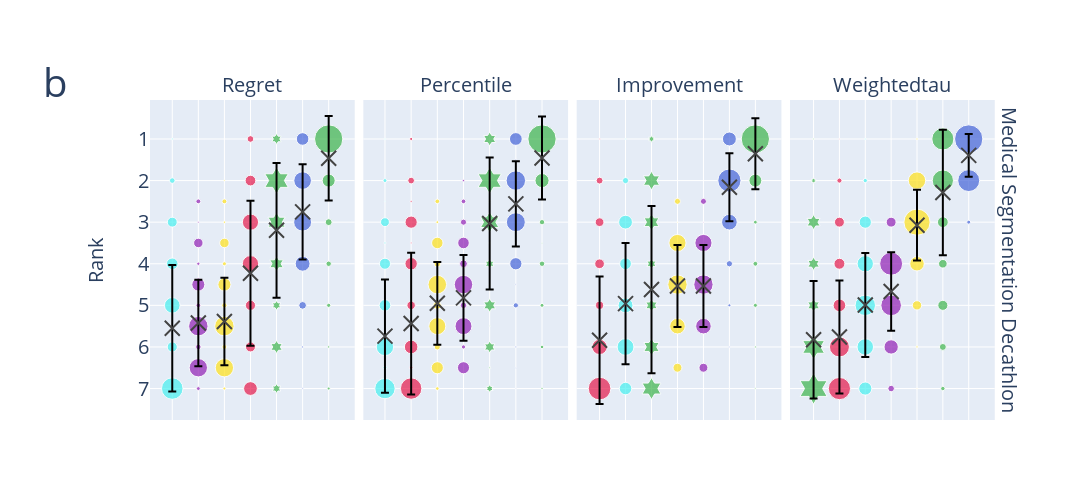

Notebook code cell kept with this figure:
### Code cell
from plotly.subplots import make_subplots

# we use the meta metrics explained in the paper (except for gain, as it is a less granular version of improve)
_meta_metrics = ['regret', 'rank', 'delta', 'weightedtau']
# map the internal names to the ones of the paper
mm_display_map = {'regret': 'Regret', 'rank': 'Percentile', 'delta': 'Improvement', 'weightedtau': 'Weightedtau'}
_inverted = True
_tripled = True
express_figs = []
statistics_collector = []
for meta_metric in _meta_metrics:
    fig, stats = get_bubble_ranking_plot(distances=all_distances, meta_metric=meta_metric, inverted=_inverted)
    express_figs.append(fig)
    statistics_collector.append(stats)
fig = make_subplots(rows=1, cols=4, shared_xaxes=False, shared_yaxes=True, vertical_spacing=0.01,
                    horizontal_spacing=0.01,
                    column_titles=[mm_display_map[m] for m in _meta_metrics],
                    row_titles=['Medical Segmentation Decathlon'],
                    y_title='Rank')
for fig_idx, sub_fig in enumerate(express_figs):
    row = 1 + fig_idx // 4
    col = 1 + fig_idx % 4
    for trace in sub_fig.data:
        fig.add_trace(trace, row=row, col=col)
fig.update_layout(template='plotly', height=500, width=1200, font_size=20, legend_title='Task selector')
fig.for_each_yaxis(
    lambda a: a.update(tickvals=list(range(1, len(all_distances) + 1)), autorange='reversed' if _inverted else True))
fig.for_each_trace(lambda trace: trace.update(showlegend=trace.yaxis == 'y' and trace.name in plot_order))
fig.for_each_trace(
    lambda trace: trace.update(legendrank=1000 + plot_order.index(trace.name)) if trace.showlegend else 1000)
fig.for_each_xaxis(lambda a: a.update(showticklabels=False))
fig.for_each_annotation(lambda a: a.update(font_size=20))
fig.update_layout(showlegend=False)
fig.layout.legend.x = 1.08
fig.update_layout(margin={'l': 150})
fig.add_annotation(
    showarrow=False,
    xanchor='center',
    xref='paper', yref='paper', text='b', x=-0.11, y=1.15, font=dict(size=40))
fig.write_image(FIG_PATH / 'fig_msd.png')
fig.write_image(FIG_PATH / 'fig_msd.pdf')
fig.show()

### Figure 1 — Plotly figure (JSON) as saved in the notebook; plotly's stock layout.template omitted (floating-point values rounded to 4 significant figures)
{"data": [{"hovertemplate": "Algorithm=%{x}<br>Rank=%{y}<br>count=%{marker.size}<extra></extra>", "legendgroup": "P2L (w/o size)", "marker": {"color": "rgb(70, 240, 240)", "size": [124, 91, 29, 3, 95, 430, 228], "sizemode": "area", "sizeref": 1.857, "symbol": "circle"}, "mode": "markers", "name": "P2L (w/o size)", "orientation": "v", "showlegend": true, "x": ["P2L (w/o size)", "P2L (w/o size)", "P2L (w/o size)", "P2L (w/o size)", "P2L (w/o size)", "P2L (w/o size)", "P2L (w/o size)"], "xaxis": "x", "y": [4.0, 3.0, 2.0, 1.0, 6.0, 7.0, 5.0], "yaxis": "y", "type": "scatter", "legendrank": 1004}, {"hovertemplate": "Algorithm=%{x}<br>Rank=%{y}<br>count=%{marker.size}<extra></extra>", "legendgroup": "FID", "marker": {"color": "rgb(145, 30, 180)", "size": [22, 311, 14, 350, 28, 158, 3, 83, 10, 21], "sizemode": "area", "sizeref": 1.857, "symbol": "circle"}, "mode": "markers", "name": "FID", "orientation": "v", "showlegend": true, "x": ["FID", "FID", "FID", "FID", "FID", "FID", "FID", "FID", "FID", "FID"], "xaxis": "x", "y": [2.5, 6.5, 7.0, 5.5, 6.0, 4.5, 3.0, 3.5, 4.0, 5.0], "yaxis": "y", "type": "scatter", "legendrank": 1003}, {"hovertemplate": "Algorithm=%{x}<br>Rank=%{y}<br>count=%{marker.size}<extra></extra>", "legendgroup": "MMD", "marker": {"color": "rgb(255, 225, 25)", "size": [158, 83, 5, 25, 15, 21, 311, 8, 350, 2, 22], "sizemode": "area", "sizeref": 1.857, "symbol": "circle"}, "mode": "markers", "name": "MMD", "orientation": "v", "showlegend": true, "x": ["MMD", "MMD", "MMD", "MMD", "MMD", "MMD", "MMD", "MMD", "MMD", "MMD", "MMD"], "xaxis": "x", "y": [4.5, 3.5, 3.0, 5.0, 4.0, 6.0, 6.5, 7.0, 5.5, 2.0, 2.5], "yaxis": "y", "type": "scatter", "legendrank": 1005}, {"hovertemplate": "Algorithm=%{x}<br>Rank=%{y}<br>count=%{marker.size}<extra></extra>", "legendgroup": "Manual", "marker": {"color": "rgb(230, 25, 75)", "size": [176, 244, 41, 106, 246, 95, 92], "sizemode": "area", "sizeref": 1.857, "symbol": "circle"}, "mode": "markers", "name": "Manual", "orientation": "v", "showlegend": true, "x": ["Manual", "Manual", "Manual", "Manual", "Manual", "Manual", "Manual"], "xaxis": "x", "y": [7.0, 3.0, 1.0, 2.0, 4.0, 5.0, 6.0], "yaxis": "y", "type": "scatter", "legendrank": 1000}, {"hovertemplate": "Algorithm=%{x}<br>Rank=%{y}<br>count=%{marker.size}<extra></extra>", "legendgroup": "bKLD (large)", "marker": {"color": "rgb(60, 180, 75)", "size": [52, 210, 132, 66, 395, 94, 51], "sizemode": "area", "sizeref": 1.857, "symbol": "hexagram"}, "mode": "markers", "name": "bKLD (large)", "orientation": "v", "showlegend": true, "x": ["bKLD (large)", "bKLD (large)", "bKLD (large)", "bKLD (large)", "bKLD (large)", "bKLD (large)", "bKLD (large)"], "xaxis": "x", "y": [5.0, 3.0, 4.0, 1.0, 2.0, 6.0, 7.0], "yaxis": "y", "type": "scatter", "legendrank": 1007}, {"hovertemplate": "Algorithm=%{x}<br>Rank=%{y}<br>count=%{marker.size}<extra></extra>", "legendgroup": "VDNA", "marker": {"color": "rgb(67, 99, 216)", "size": [298, 55, 147, 205, 4, 289, 2], "sizemode": "area", "sizeref": 1.857, "symbol": "circle"}, "mode": "markers", "name": "VDNA", "orientation": "v", "showlegend": true, "x": ["VDNA", "VDNA", "VDNA", "VDNA", "VDNA", "VDNA", "VDNA"], "xaxis": "x", "y": [3.0, 5.0, 1.0, 4.0, 6.0, 2.0, 7.0], "yaxis": "y", "type": "scatter", "legendrank": 1001}, {"hovertemplate": "Algorithm=%{x}<br>Rank=%{y}<br>count=%{marker.size}<extra></extra>", "legendgroup": "bKLD (small)", "marker": {"color": "rgb(60, 180, 75)", "size": [743, 157, 44, 27, 16, 5, 8], "sizemode": "area", "sizeref": 1.857, "symbol": "circle"}, "mode": "markers", "name": "bKLD (small)", "orientation": "v", "showlegend": true, "x": ["bKLD (small)", "bKLD (small)", "bKLD (small)", "bKLD (small)", "bKLD (small)", "bKLD (small)", "bKLD (small)"], "xaxis": "x", "y": [1.0, 2.0, 3.0, 4.0, 5.0, 6.0, 7.0], "yaxis": "y", "type": "scatter", "legendrank": 1006}, {"error_y": {"array": [1.015, 1.144, 1.62, 1.741, 1.052, 1.038, 1.52]}, "marker": {"color": "black", "line": {"width": 2}, "size": 15, "symbol": "x-thin"}, "mode": "markers", "x": ["bKLD (small)", "VDNA", "bKLD (large)", "Manual", "MMD", "FID", "P2L (w/o size)"], "y": [1.463, 2.752, 3.195, 4.228, 5.389, 5.423, 5.55], "type": "scatter", "xaxis": "x", "yaxis": "y", "showlegend": false}, {"hovertemplate": "Algorithm=%{x}<br>Rank=%{y}<br>count=%{marker.size}<extra></extra>", "legendgroup": "P2L (w/o size)", "marker": {"color": "rgb(70, 240, 240)", "size": [123, 2, 112, 4, 379, 13, 276, 2, 72, 1, 14, 2], "sizemode": "area", "sizeref": 1.827, "symbol": "circle"}, "mode": "markers", "name": "P2L (w/o size)", "orientation": "v", "showlegend": false, "x": ["P2L (w/o size)", "P2L (w/o size)", "P2L (w/o size)", "P2L (w/o size)", "P2L (w/o size)", "P2L (w/o size)", "P2L (w/o size)", "P2L (w/o size)", "P2L (w/o size)", "P2L (w/o size)", "P2L (w/o size)", "P2L (w/o size)"], "xaxis": "x2", "y": [5.0, 4.5, 4.0, 3.5, 7.0, 6.5, 6.0, 5.5, 3.0, 2.5, 2.0, 1.0], "yaxis": "y2", "type": "scatter"}, {"hovertemplate": "Algorithm=%{x}<br>Rank=%{y}<br>count=%{marker.size}<extra></extra>", "legendgroup": "Manual", "marker": {"color": "rgb(230, 25, 75)", "size": [3, 140, 1, 65, 9, 41, 4, 136, 419, 11, 168, 3], "sizemode": "area", "sizeref": 1.827, "symbol": "circle"}, "mode": "markers", "name": "Manual", "orientation": "v", "showlegend": false, "x": ["Manual", "Manual", "Manual", "Manual", "Manual", "Manual", "Manual", "Manual", "Manual", "Manual", "Manual", "Manual"], "xaxis": "x2", "y": [3.5, 4.0, 4.5, 5.0, 1.0, 2.0, 2.5, 3.0, 7.0, 6.5, 6.0, 5.5], "yaxis": "y2", "type": "scatter"}, {"hovertemplate": "Algorithm=%{x}<br>Rank=%{y}<br>count=%{marker.size}<extra></extra>", "legendgroup": "MMD", "marker": {"color": "rgb(255, 225, 25)", "size": [264, 34, 7, 20, 120, 39, 56, 314, 12, 134], "sizemode": "area", "sizeref": 1.827, "symbol": "circle"}, "mode": "markers", "name": "MMD", "orientation": "v", "showlegend": false, "x": ["MMD", "MMD", "MMD", "MMD", "MMD", "MMD", "MMD", "MMD", "MMD", "MMD"], "xaxis": "x2", "y": [5.5, 6.0, 3.0, 2.5, 3.5, 4.0, 5.0, 4.5, 7.0, 6.5], "yaxis": "y2", "type": "scatter"}, {"hovertemplate": "Algorithm=%{x}<br>Rank=%{y}<br>count=%{marker.size}<extra></extra>", "legendgroup": "FID", "marker": {"color": "rgb(145, 30, 180)", "size": [262, 38, 122, 34, 5, 20, 16, 134, 313, 56], "sizemode": "area", "sizeref": 1.827, "symbol": "circle"}, "mode": "markers", "name": "FID", "orientation": "v", "showlegend": false, "x": ["FID", "FID", "FID", "FID", "FID", "FID", "FID", "FID", "FID", "FID"], "xaxis": "x2", "y": [5.5, 5.0, 3.5, 3.0, 2.0, 2.5, 6.0, 6.5, 4.5, 4.0], "yaxis": "y2", "type": "scatter"}, {"hovertemplate": "Algorithm=%{x}<br>Rank=%{y}<br>count=%{marker.size}<extra></extra>", "legendgroup": "bKLD (large)", "marker": {"color": "rgb(60, 180, 75)", "size": [238, 2, 53, 2, 4, 381, 2, 105, 3, 76, 1, 100, 33], "sizemode": "area", "sizeref": 1.827, "symbol": "hexagram"}, "mode": "markers", "name": "bKLD (large)", "orientation": "v", "showlegend": false, "x": ["bKLD (large)", "bKLD (large)", "bKLD (large)", "bKLD (large)", "bKLD (large)", "bKLD (large)", "bKLD (large)", "bKLD (large)", "bKLD (large)", "bKLD (large)", "bKLD (large)", "bKLD (large)", "bKLD (large)"], "xaxis": "x2", "y": [3.0, 3.5, 4.0, 4.5, 2.5, 2.0, 1.5, 1.0, 6.5, 6.0, 5.5, 5.0, 7.0], "yaxis": "y2", "type": "scatter"}, {"hovertemplate": "Algorithm=%{x}<br>Rank=%{y}<br>count=%{marker.size}<extra></extra>", "legendgroup": "VDNA", "marker": {"color": "rgb(67, 99, 216)", "size": [1, 3, 1, 3, 346, 2, 149, 327, 4, 137, 2, 25], "sizemode": "area", "sizeref": 1.827, "symbol": "circle"}, "mode": "markers", "name": "VDNA", "orientation": "v", "showlegend": false, "x": ["VDNA", "VDNA", "VDNA", "VDNA", "VDNA", "VDNA", "VDNA", "VDNA", "VDNA", "VDNA", "VDNA", "VDNA"], "xaxis": "x2", "y": [7.0, 6.0, 6.5, 2.5, 2.0, 1.5, 1.0, 3.0, 3.5, 4.0, 4.5, 5.0], "yaxis": "y2", "type": "scatter"}, {"hovertemplate": "Algorithm=%{x}<br>Rank=%{y}<br>count=%{marker.size}<extra></extra>", "legendgroup": "bKLD (small)", "marker": {"color": "rgb(60, 180, 75)", "size": [731, 4, 181, 26, 1, 27, 14, 12, 4], "sizemode": "area", "sizeref": 1.827, "symbol": "circle"}, "mode": "markers", "name": "bKLD (small)", "orientation": "v", "showlegend": false, "x": ["bKLD (small)", "bKLD (small)", "bKLD (small)", "bKLD (small)", "bKLD (small)", "bKLD (small)", "bKLD (small)", "bKLD (small)", "bKLD (small)"], "xaxis": "x2", "y": [1.0, 1.5, 2.0, 3.0, 3.5, 4.0, 5.0, 6.0, 7.0], "yaxis": "y2", "type": "scatter"}, {"error_y": {"array": [0.9965, 1.025, 1.587, 1.032, 0.9938, 1.705, 1.36]}, "marker": {"color": "black", "line": {"width": 2}, "size": 15, "symbol": "x-thin"}, "mode": "markers", "x": ["bKLD (small)", "VDNA", "bKLD (large)", "FID", "MMD", "Manual", "P2L (w/o size)"], "y": [1.458, 2.56, 3.034, 4.819, 4.951, 5.438, 5.739], "type": "scatter", "xaxis": "x2", "yaxis": "y2", "showlegend": false}, {"hovertemplate": "Algorithm=%{x}<br>Rank=%{y}<br>count=%{marker.size}<extra></extra>", "legendgroup": "Manual", "marker": {"color": "rgb(230, 25, 75)", "size": [2, 46, 74, 91, 225, 499, 63], "sizemode": "area", "sizeref": 1.95, "symbol": "circle"}, "mode": "markers", "name": "Manual", "orientation": "v", "showlegend": false, "x": ["Manual", "Manual", "Manual", "Manual", "Manual", "Manual", "Manual"], "xaxis": "x3", "y": [1.0, 2.0, 3.0, 4.0, 6.0, 7.0, 5.0], "yaxis": "y3", "type": "scatter"}, {"hovertemplate": "Algorithm=%{x}<br>Rank=%{y}<br>count=%{marker.size}<extra></extra>", "legendgroup": "P2L (w/o size)", "marker": {"color": "rgb(70, 240, 240)", "size": [2, 214, 134, 185, 37, 153, 275], "sizemode": "area", "sizeref": 1.95, "symbol": "circle"}, "mode": "markers", "name": "P2L (w/o size)", "orientation": "v", "showlegend": false, "x": ["P2L (w/o size)", "P2L (w/o size)", "P2L (w/o size)", "P2L (w/o size)", "P2L (w/o size)", "P2L (w/o size)", "P2L (w/o size)"], "xaxis": "x3", "y": [1.0, 5.0, 4.0, 3.0, 2.0, 7.0, 6.0], "yaxis": "y3", "type": "scatter"}, {"hovertemplate": "Algorithm=%{x}<br>Rank=%{y}<br>count=%{marker.size}<extra></extra>", "legendgroup": "bKLD (large)", "marker": {"color": "rgb(60, 180, 75)", "size": [197, 27, 63, 268, 180, 98, 167], "sizemode": "area", "sizeref": 1.95, "symbol": "hexagram"}, "mode": "markers", "name": "bKLD (large)", "orientation": "v", "showlegend": false, "x": ["bKLD (large)", "bKLD (large)", "bKLD (large)", "bKLD (large)", "bKLD (large)", "bKLD (large)", "bKLD (large)"], "xaxis": "x3", "y": [2.0, 1.0, 4.0, 7.0, 6.0, 5.0, 3.0], "yaxis": "y3", "type": "scatter"}, {"hovertemplate": "Algorithm=%{x}<br>Rank=%{y}<br>count=%{marker.size}<extra></extra>", "legendgroup": "MMD", "marker": {"color": "rgb(255, 225, 25)", "size": [78, 35, 1, 286, 236, 364], "sizemode": "area", "sizeref": 1.95, "symbol": "circle"}, "mode": "markers", "name": "MMD", "orientation": "v", "showlegend": false, "x": ["MMD", "MMD", "MMD", "MMD", "MMD", "MMD"], "xaxis": "x3", "y": [6.5, 2.5, 3.0, 3.5, 5.5, 4.5], "yaxis": "y3", "type": "scatter"}, {"hovertemplate": "Algorithm=%{x}<br>Rank=%{y}<br>count=%{marker.size}<extra></extra>", "legendgroup": "FID", "marker": {"color": "rgb(145, 30, 180)", "size": [364, 78, 236, 35, 1, 286], "sizemode": "area", "sizeref": 1.95, "symbol": "circle"}, "mode": "markers", "name": "FID", "orientation": "v", "showlegend": false, "x": ["FID", "FID", "FID", "FID", "FID", "FID"], "xaxis": "x3", "y": [4.5, 6.5, 5.5, 2.5, 3.0, 3.5], "yaxis": "y3", "type": "scatter"}, {"hovertemplate": "Algorithm=%{x}<br>Rank=%{y}<br>count=%{marker.size}<extra></extra>", "legendgroup": "VDNA", "marker": {"color": "rgb(67, 99, 216)", "size": [9, 2, 239, 523, 189, 38], "sizemode": "area", "sizeref": 1.95, "symbol": "circle"}, "mode": "markers", "name": "VDNA", "orientation": "v", "showlegend": false, "x": ["VDNA", "VDNA", "VDNA", "VDNA", "VDNA", "VDNA"], "xaxis": "x3", "y": [5.0, 6.0, 3.0, 2.0, 1.0, 4.0], "yaxis": "y3", "type": "scatter"}, {"hovertemplate": "Algorithm=%{x}<br>Rank=%{y}<br>count=%{marker.size}<extra></extra>", "legendgroup": "bKLD (small)", "marker": {"color": "rgb(60, 180, 75)", "size": [780, 161, 14, 23, 16, 4, 2], "sizemode": "area", "sizeref": 1.95, "symbol": "circle"}, "mode": "markers", "name": "bKLD (small)", "orientation": "v", "showlegend": false, "x": ["bKLD (small)", "bKLD (small)", "bKLD (small)", "bKLD (small)", "bKLD (small)", "bKLD (small)", "bKLD (small)"], "xaxis": "x3", "y": [1.0, 2.0, 3.0, 4.0, 5.0, 6.0, 7.0], "yaxis": "y3", "type": "scatter"}, {"error_y": {"array": [0.8525, 0.8167, 0.9875, 0.9875, 2.011, 1.457, 1.534]}, "marker": {"color": "black", "line": {"width": 2}, "size": 15, "symbol": "x-thin"}, "mode": "markers", "x": ["bKLD (small)", "VDNA", "FID", "MMD", "bKLD (large)", "P2L (w/o size)", "Manual"], "y": [1.354, 2.161, 4.535, 4.535, 4.62, 4.958, 5.838], "type": "scatter", "xaxis": "x3", "yaxis": "y3", "showlegend": false}, {"hovertemplate": "Algorithm=%{x}<br>Rank=%{y}<br>count=%{marker.size}<extra></extra>", "legendgroup": "bKLD (large)", "marker": {"color": "rgb(60, 180, 75)", "size": [2, 14, 101, 79, 437, 284, 83], "sizemode": "area", "sizeref": 1.542, "symbol": "hexagram"}, "mode": "markers", "name": "bKLD (large)", "orientation": "v", "showlegend": false, "x": ["bKLD (large)", "bKLD (large)", "bKLD (large)", "bKLD (large)", "bKLD (large)", "bKLD (large)", "bKLD (large)"], "xaxis": "x4", "y": [1.0, 2.0, 3.0, 4.0, 7.0, 6.0, 5.0], "yaxis": "y4", "type": "scatter"}, {"hovertemplate": "Algorithm=%{x}<br>Rank=%{y}<br>count=%{marker.size}<extra></extra>", "legendgroup": "Manual", "marker": {"color": "rgb(230, 25, 75)", "size": [1, 307, 381, 76, 92, 123, 20], "sizemode": "area", "sizeref": 1.542, "symbol": "circle"}, "mode": "markers", "name": "Manual", "orientation": "v", "showlegend": false, "x": ["Manual", "Manual", "Manual", "Manual", "Manual", "Manual", "Manual"], "xaxis": "x4", "y": [1.0, 6.0, 7.0, 3.0, 4.0, 5.0, 2.0], "yaxis": "y4", "type": "scatter"}, {"hovertemplate": "Algorithm=%{x}<br>Rank=%{y}<br>count=%{marker.size}<extra></extra>", "legendgroup": "P2L (w/o size)", "marker": {"color": "rgb(70, 240, 240)", "size": [2, 14, 133, 115, 205, 321, 210], "sizemode": "area", "sizeref": 1.542, "symbol": "circle"}, "mode": "markers", "name": "P2L (w/o size)", "orientation": "v", "showlegend": false, "x": ["P2L (w/o size)", "P2L (w/o size)", "P2L (w/o size)", "P2L (w/o size)", "P2L (w/o size)", "P2L (w/o size)", "P2L (w/o size)"], "xaxis": "x4", "y": [1.0, 2.0, 7.0, 3.0, 4.0, 5.0, 6.0], "yaxis": "y4", "type": "scatter"}, {"hovertemplate": "Algorithm=%{x}<br>Rank=%{y}<br>count=%{marker.size}<extra></extra>", "legendgroup": "FID", "marker": {"color": "rgb(145, 30, 180)", "size": [328, 405, 76, 158, 33], "sizemode": "area", "sizeref": 1.542, "symbol": "circle"}, "mode": "markers", "name": "FID", "orientation": "v", "showlegend": false, "x": ["FID", "FID", "FID", "FID", "FID"], "xaxis": "x4", "y": [5.0, 4.0, 3.0, 6.0, 7.0], "yaxis": "y4", "type": "scatter"}, {"hovertemplate": "Algorithm=%{x}<br>Rank=%{y}<br>count=%{marker.size}<extra></extra>", "legendgroup": "MMD", "marker": {"color": "rgb(255, 225, 25)", "size": [4, 1, 162, 67, 530, 3, 233], "sizemode": "area", "sizeref": 1.542, "symbol": "circle"}, "mode": "markers", "name": "MMD", "orientation": "v", "showlegend": false, "x": ["MMD", "MMD", "MMD", "MMD", "MMD", "MMD", "MMD"], "xaxis": "x4", "y": [6.0, 7.0, 4.0, 5.0, 3.0, 1.0, 2.0], "yaxis": "y4", "type": "scatter"}, {"hovertemplate": "Algorithm=%{x}<br>Rank=%{y}<br>count=%{marker.size}<extra></extra>", "legendgroup": "bKLD (small)", "marker": {"color": "rgb(60, 180, 75)", "size": [78, 15, 37, 375, 348, 90, 57], "sizemode": "area", "sizeref": 1.542, "symbol": "circle"}, "mode": "markers", "name": "bKLD (small)", "orientation": "v", "showlegend": false, "x": ["bKLD (small)", "bKLD (small)", "bKLD (small)", "bKLD (small)", "bKLD (small)", "bKLD (small)", "bKLD (small)"], "xaxis": "x4", "y": [5.0, 7.0, 6.0, 1.0, 2.0, 3.0, 4.0], "yaxis": "y4", "type": "scatter"}, {"hovertemplate": "Algorithm=%{x}<br>Rank=%{y}<br>count=%{marker.size}<extra></extra>", "legendgroup": "VDNA", "marker": {"color": "rgb(67, 99, 216)", "size": [12, 371, 617], "sizemode": "area", "sizeref": 1.542, "symbol": "circle"}, "mode": "markers", "name": "VDNA", "orientation": "v", "showlegend": false, "x": ["VDNA", "VDNA", "VDNA"], "xaxis": "x4", "y": [3.0, 2.0, 1.0], "yaxis": "y4", "type": "scatter"}, {"error_y": {"array": [0.5128, 1.51, 0.8495, 0.9424, 1.251, 1.358, 1.41]}, "marker": {"color": "black", "line": {"width": 2}, "size": 15, "symbol": "x-thin"}, "mode": "markers", "x": ["VDNA", "bKLD (small)", "MMD", "FID", "P2L (w/o size)", "Manual", "bKLD (large)"], "y": [1.395, 2.286, 3.073, 4.667, 4.991, 5.761, 5.827], "type": "scatter", "xaxis": "x4", "yaxis": "y4", "showlegend": false}], "layout": {"xaxis": {"anchor": "y", "domain": [0.0, 0.2375], "showticklabels": false}, "yaxis": {"anchor": "x", "domain": [0.0, 1.0], "tickvals": [1, 2, 3, 4, 5, 6, 7], "autorange": "reversed"}, "xaxis2": {"anchor": "y2", "domain": [0.2475, 0.485], "showticklabels": false}, "yaxis2": {"anchor": "x2", "domain": [0.0, 1.0], "matches": "y", "showticklabels": false, "tickvals": [1, 2, 3, 4, 5, 6, 7], "autorange": "reversed"}, "xaxis3": {"anchor": "y3", "domain": [0.495, 0.7325], "showticklabels": false}, "yaxis3": {"anchor": "x3", "domain": [0.0, 1.0], "matches": "y", "showticklabels": false, "tickvals": [1, 2, 3, 4, 5, 6, 7], "autorange": "reversed"}, "xaxis4": {"anchor": "y4", "domain": [0.7425, 0.98], "showticklabels": false}, "yaxis4": {"anchor": "x4", "domain": [0.0, 1.0], "matches": "y", "showticklabels": false, "tickvals": [1, 2, 3, 4, 5, 6, 7], "autorange": "reversed"}, "annotations": [{"font": {"size": 20}, "showarrow": false, "text": "Regret", "x": 0.1187, "xanchor": "center", "xref": "paper", "y": 1.0, "yanchor": "bottom", "yref": "paper"}, {"font": {"size": 20}, "showarrow": false, "text": "Percentile", "x": 0.3662, "xanchor": "center", "xref": "paper", "y": 1.0, "yanchor": "bottom", "yref": "paper"}, {"font": {"size": 20}, "showarrow": false, "text": "Improvement", "x": 0.6138, "xanchor": "center", "xref": "paper", "y": 1.0, "yanchor": "bottom", "yref": "paper"}, {"font": {"size": 20}, "showarrow": false, "text": "Weightedtau", "x": 0.8612, "xanchor": "center", "xref": "paper", "y": 1.0, "yanchor": "bottom", "yref": "paper"}, {"font": {"size": 20}, "showarrow": false, "text": "Medical Segmentation Decathlon", "textangle": 90, "x": 0.98, "xanchor": "left", "xref": "paper", "y": 0.5, "yanchor": "middle", "yref": "paper"}, {"font": {"size": 20}, "showarrow": false, "text": "Rank", "textangle": -90, "x": 0, "xanchor": "right", "xref": "paper", "xshift": -40, "y": 0.5, "yanchor": "middle", "yref": "paper"}, {"font": {"size": 40}, "showarrow": false, "text": "b", "x": -0.11, "xanchor": "center", "xref": "paper", "y": 1.15, "yref": "paper"}], "font": {"size": 20}, "height": 500, "width": 1200, "legend": {"title": {"text": "Task selector"}, "x": 1.08}, "showlegend": false, "margin": {"l": 150}}}
